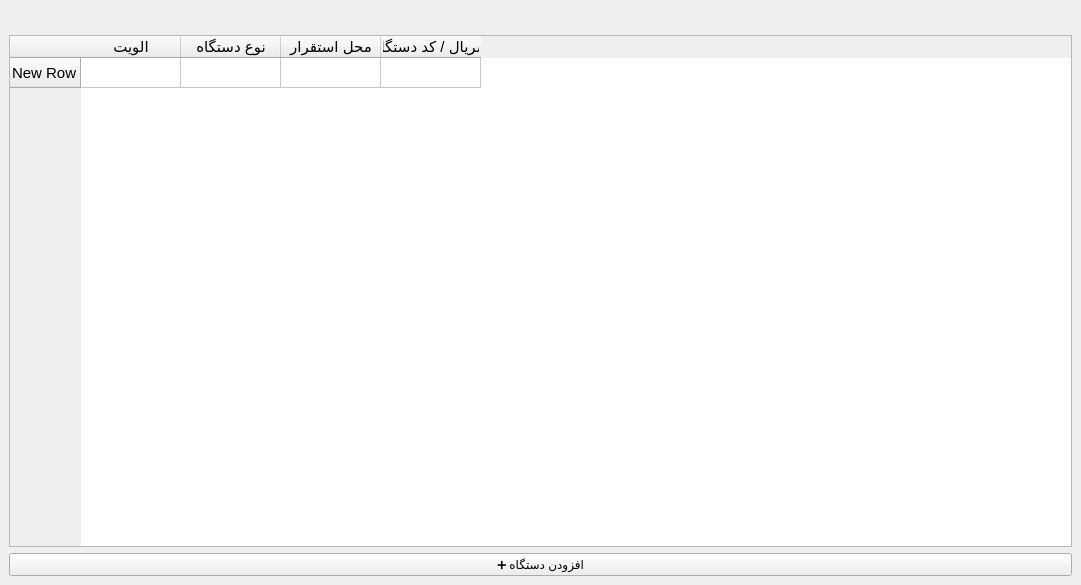
<?xml version="1.0" encoding="UTF-8"?>
<ui version="4.0">
 <class>MainWindow</class>
 <widget class="QMainWindow" name="MainWindow">
  <property name="geometry">
   <rect>
    <x>0</x>
    <y>0</y>
    <width>1081</width>
    <height>585</height>
   </rect>
  </property>
  <property name="windowTitle">
   <string>CMMS - لیست دستگاه‌ها</string>
  </property>
  <widget class="QWidget" name="centralwidget">
   <layout class="QVBoxLayout" name="verticalLayout">
    <item>
     <widget class="QLabel" name="label">
      <property name="font">
       <font>
        <pointsize>13</pointsize>
       </font>
      </property>
      <property name="text">
       <string/>
      </property>
      <property name="alignment">
       <set>Qt::AlignLeading|Qt::AlignLeft|Qt::AlignTop</set>
      </property>
     </widget>
    </item>
    <item>
     <widget class="QTableWidget" name="equipmentTable">
      <property name="font">
       <font>
        <pointsize>11</pointsize>
       </font>
      </property>
      <property name="editTriggers">
       <set>QAbstractItemView::NoEditTriggers</set>
      </property>
      <property name="selectionMode">
       <enum>QAbstractItemView::SingleSelection</enum>
      </property>
      <property name="selectionBehavior">
       <enum>QAbstractItemView::SelectRows</enum>
      </property>
      <property name="columnCount">
       <number>4</number>
      </property>
      <row>
       <property name="text">
        <string>New Row</string>
       </property>
      </row>
      <column>
       <property name="text">
        <string>الویت</string>
       </property>
      </column>
      <column>
       <property name="text">
        <string>نوع دستگاه</string>
       </property>
      </column>
      <column>
       <property name="text">
        <string>محل استقرار</string>
       </property>
      </column>
      <column>
       <property name="text">
        <string>سریال / کد دستگاه</string>
       </property>
      </column>
     </widget>
    </item>
    <item>
     <widget class="QPushButton" name="addEquipmentButton">
      <property name="text">
       <string>➕ افزودن دستگاه</string>
      </property>
     </widget>
    </item>
   </layout>
  </widget>
 </widget>
 <resources/>
 <connections/>
</ui>
